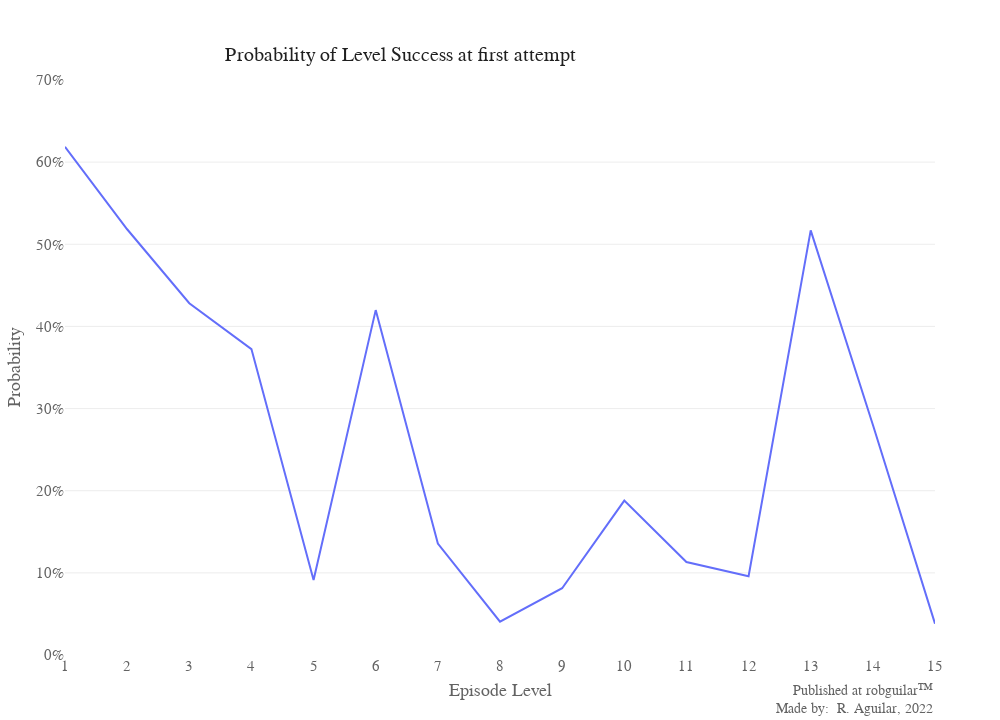

The notebook cell this image was saved under:
### Markdown cell above
We have levels where 50% of players finished on the first attempt and others that are the opposite. But let’s visualize it through the episode, to make it clear

### Code cell
# Lineplot of Success Probability per Level
line1 = px.line(difficulty, x='level', y="p_win",
                title = "Probability of Level Success at first attempt",
                labels = {"p_win":"Probability", "level":"Episode Level"})
line1.update_layout(layout)
line1.update_xaxes(range=[1,15], tick0 = 1, dtick = 1)
line1.update_yaxes(range=[0,0.7], tick0 = 0, dtick = 0.1)
line1.update_layout(yaxis_tickformat = "0%")
line1.add_annotation(sign)
line1.show()

### Figure 1 — Plotly figure (JSON) as saved in the notebook; plotly's stock layout.template omitted (floating-point values rounded to 4 significant figures)
{"data": [{"hovertemplate": "Episode Level=%{x}<br>Probability=%{y}<extra></extra>", "legendgroup": "", "line": {"color": "#636efa", "dash": "solid"}, "mode": "lines", "name": "", "orientation": "v", "showlegend": false, "type": "scatter", "x": [1, 2, 3, 4, 5, 6, 7, 8, 9, 10, 11, 12, 13, 14, 15], "xaxis": "x", "y": [0.6188, 0.5183, 0.4282, 0.3724, 0.09139, 0.4199, 0.1357, 0.04053, 0.0813, 0.188, 0.1132, 0.09595, 0.517, 0.2803, 0.03809], "yaxis": "y"}], "layout": {"activeshape": {"opacity": 0.7}, "annotations": [{"align": "right", "font": {"size": 14}, "showarrow": false, "text": "Published at <a href='https://www.robguilar.com'>robguilar&#8482;</a><br>Made by:  R. Aguilar, 2022", "visible": true, "x": 1, "xref": "paper", "y": -0.11, "yref": "paper"}], "autosize": true, "autotypenumbers": "convert types", "font": {"color": "#636363", "family": "segoe ui light", "size": 15}, "grid": {"pattern": "coupled", "roworder": "bottom to top", "xgap": 0.5, "xside": "bottom", "ygap": 0.5}, "height": 720, "hoverdistance": 50, "hoverlabel": {"align": "left", "bgcolor": "#3D5165", "bordercolor": "#fff", "font": {"color": "#FFFFFF", "family": "segoe ui light", "size": 15}}, "legend": {"bordercolor": "#F70000", "font": {"size": 15}, "itemclick": "toggleothers", "itemdoubleclick": false, "itemwidth": 30, "title": {"font": {"color": "#202020", "size": 17}, "side": "top"}, "tracegroupgap": 0, "x": 1.05}, "margin": {"b": 65, "l": 65, "pad": 0, "r": 65, "t": 80}, "newshape": {"line": {"color": "#3D5165", "width": 1.5}, "opacity": 0.7}, "paper_bgcolor": "#FFFFFF", "plot_bgcolor": "#FFFFFF", "separators": ". ", "showlegend": true, "title": {"font": {"color": "#202020", "family": "bahnschrift light", "size": 20}, "pad": {"b": 15, "l": 1}, "text": "Probability of Level Success at first attempt", "x": 0.4, "xanchor": "center", "y": 0.935, "yanchor": "top", "yref": "container"}, "width": 1000, "xaxis": {"anchor": "free", "automargin": true, "domain": [0, 1], "dtick": 1, "gridcolor": "#fff", "position": 0, "range": [1, 15], "showgrid": false, "showspikes": false, "spikecolor": "#DEDEDE", "spikethickness": 1.5, "tick0": 1, "tickcolor": "#FD0000", "ticklabelposition": "outside", "title": {"standoff": 10, "text": "Episode Level"}, "zeroline": true, "zerolinecolor": "#fff", "zerolinewidth": 1.5}, "yaxis": {"anchor": "x", "automargin": true, "domain": [0, 1], "dtick": 0.1, "gridcolor": "#EDEDED", "range": [0, 0.7], "showspikes": false, "spikecolor": "#DEDEDE", "spikethickness": 1.5, "tick0": 0, "tickformat": "0%", "ticklabelposition": "outside", "tickprefix": "", "ticksuffix": "", "title": {"standoff": 10, "text": "Probability"}, "zeroline": true, "zerolinecolor": "#fff", "zerolinewidth": 1.5}}}
